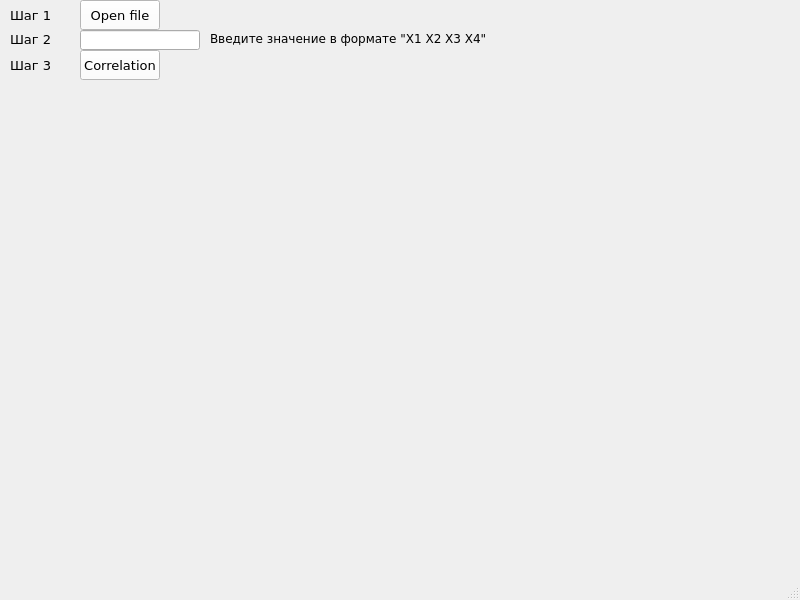
<?xml version="1.0" encoding="UTF-8"?>
<ui version="4.0">
 <class>MainWindow</class>
 <widget class="QMainWindow" name="MainWindow">
  <property name="geometry">
   <rect>
    <x>0</x>
    <y>0</y>
    <width>800</width>
    <height>600</height>
   </rect>
  </property>
  <property name="sizeIncrement">
   <size>
    <width>0</width>
    <height>0</height>
   </size>
  </property>
  <property name="baseSize">
   <size>
    <width>0</width>
    <height>0</height>
   </size>
  </property>
  <property name="font">
   <font>
    <family>Verdana</family>
   </font>
  </property>
  <property name="cursor">
   <cursorShape>ArrowCursor</cursorShape>
  </property>
  <property name="windowTitle">
   <string>Регрессионный анализ</string>
  </property>
  <widget class="QWidget" name="centralwidget">
   <widget class="QPushButton" name="pushButton">
    <property name="geometry">
     <rect>
      <x>80</x>
      <y>0</y>
      <width>80</width>
      <height>30</height>
     </rect>
    </property>
    <property name="baseSize">
     <size>
      <width>25</width>
      <height>0</height>
     </size>
    </property>
    <property name="font">
     <font>
      <family>Verdana</family>
      <pointsize>10</pointsize>
      <weight>50</weight>
      <italic>false</italic>
      <bold>false</bold>
     </font>
    </property>
    <property name="styleSheet">
     <string notr="true">background-color: rgb(255, 255, 255);
color: rgb(0, 0, 0);
font: 10pt &quot;Verdana&quot;;</string>
    </property>
    <property name="text">
     <string>Open file</string>
    </property>
    <property name="checkable">
     <bool>false</bool>
    </property>
   </widget>
   <widget class="QWidget" name="verticalLayoutWidget">
    <property name="geometry">
     <rect>
      <x>0</x>
      <y>80</y>
      <width>801</width>
      <height>501</height>
     </rect>
    </property>
    <layout class="QVBoxLayout" name="verticalLayout">
     <item>
      <widget class="QLabel" name="label_2">
       <property name="font">
        <font>
         <pointsize>10</pointsize>
        </font>
       </property>
       <property name="text">
        <string/>
       </property>
       <property name="alignment">
        <set>Qt::AlignCenter</set>
       </property>
      </widget>
     </item>
     <item>
      <widget class="QLabel" name="label_3">
       <property name="styleSheet">
        <string notr="true"/>
       </property>
       <property name="text">
        <string/>
       </property>
       <property name="alignment">
        <set>Qt::AlignCenter</set>
       </property>
      </widget>
     </item>
    </layout>
   </widget>
   <widget class="QLabel" name="label">
    <property name="geometry">
     <rect>
      <x>160</x>
      <y>0</y>
      <width>361</width>
      <height>30</height>
     </rect>
    </property>
    <property name="text">
     <string/>
    </property>
   </widget>
   <widget class="QPushButton" name="pushButton_2">
    <property name="enabled">
     <bool>true</bool>
    </property>
    <property name="geometry">
     <rect>
      <x>80</x>
      <y>50</y>
      <width>80</width>
      <height>30</height>
     </rect>
    </property>
    <property name="baseSize">
     <size>
      <width>25</width>
      <height>0</height>
     </size>
    </property>
    <property name="font">
     <font>
      <family>Verdana</family>
      <pointsize>10</pointsize>
      <weight>50</weight>
      <italic>false</italic>
      <bold>false</bold>
     </font>
    </property>
    <property name="styleSheet">
     <string notr="true">background-color: rgb(255, 255, 255);
color: rgb(0, 0, 0);
font: 10pt &quot;Verdana&quot;;</string>
    </property>
    <property name="text">
     <string>Сorrelation</string>
    </property>
    <property name="checkable">
     <bool>false</bool>
    </property>
   </widget>
   <widget class="QLineEdit" name="lineEdit">
    <property name="geometry">
     <rect>
      <x>80</x>
      <y>30</y>
      <width>120</width>
      <height>20</height>
     </rect>
    </property>
   </widget>
   <widget class="QLabel" name="label_4">
    <property name="geometry">
     <rect>
      <x>210</x>
      <y>30</y>
      <width>331</width>
      <height>16</height>
     </rect>
    </property>
    <property name="text">
     <string>Введите значение в формате &quot;X1 X2 X3 X4&quot;</string>
    </property>
   </widget>
   <widget class="QLabel" name="label_5">
    <property name="geometry">
     <rect>
      <x>10</x>
      <y>0</y>
      <width>71</width>
      <height>30</height>
     </rect>
    </property>
    <property name="font">
     <font>
      <pointsize>10</pointsize>
     </font>
    </property>
    <property name="text">
     <string>Шаг 1</string>
    </property>
   </widget>
   <widget class="QLabel" name="label_6">
    <property name="geometry">
     <rect>
      <x>10</x>
      <y>19</y>
      <width>71</width>
      <height>41</height>
     </rect>
    </property>
    <property name="font">
     <font>
      <pointsize>10</pointsize>
     </font>
    </property>
    <property name="text">
     <string>Шаг 2</string>
    </property>
   </widget>
   <widget class="QLabel" name="label_7">
    <property name="geometry">
     <rect>
      <x>10</x>
      <y>50</y>
      <width>71</width>
      <height>30</height>
     </rect>
    </property>
    <property name="font">
     <font>
      <pointsize>10</pointsize>
     </font>
    </property>
    <property name="text">
     <string>Шаг 3</string>
    </property>
   </widget>
  </widget>
  <widget class="QStatusBar" name="statusbar"/>
 </widget>
 <resources/>
 <connections/>
</ui>
